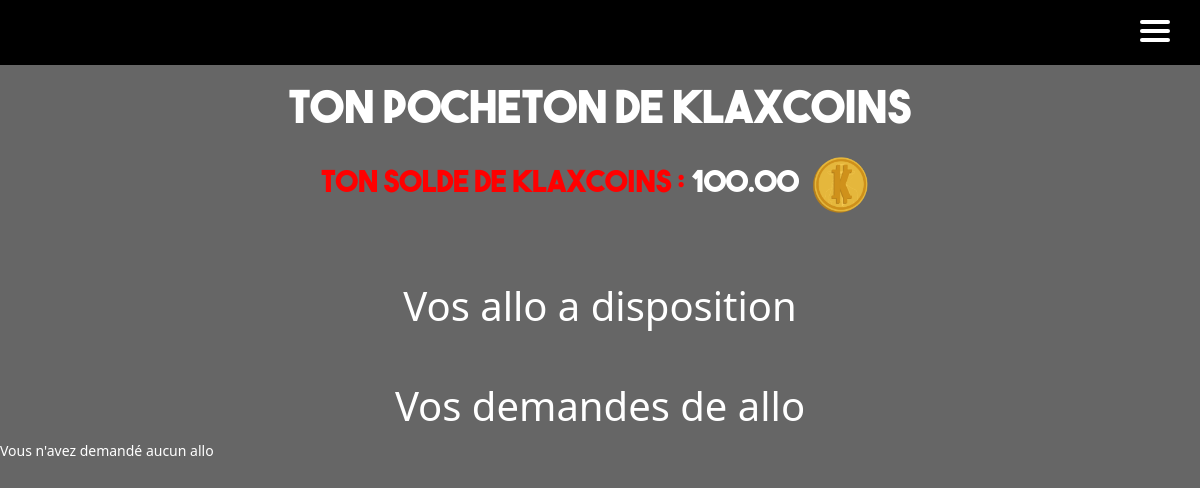
Page /home_allos/myAllos/ (signed in) on the earlier database version.
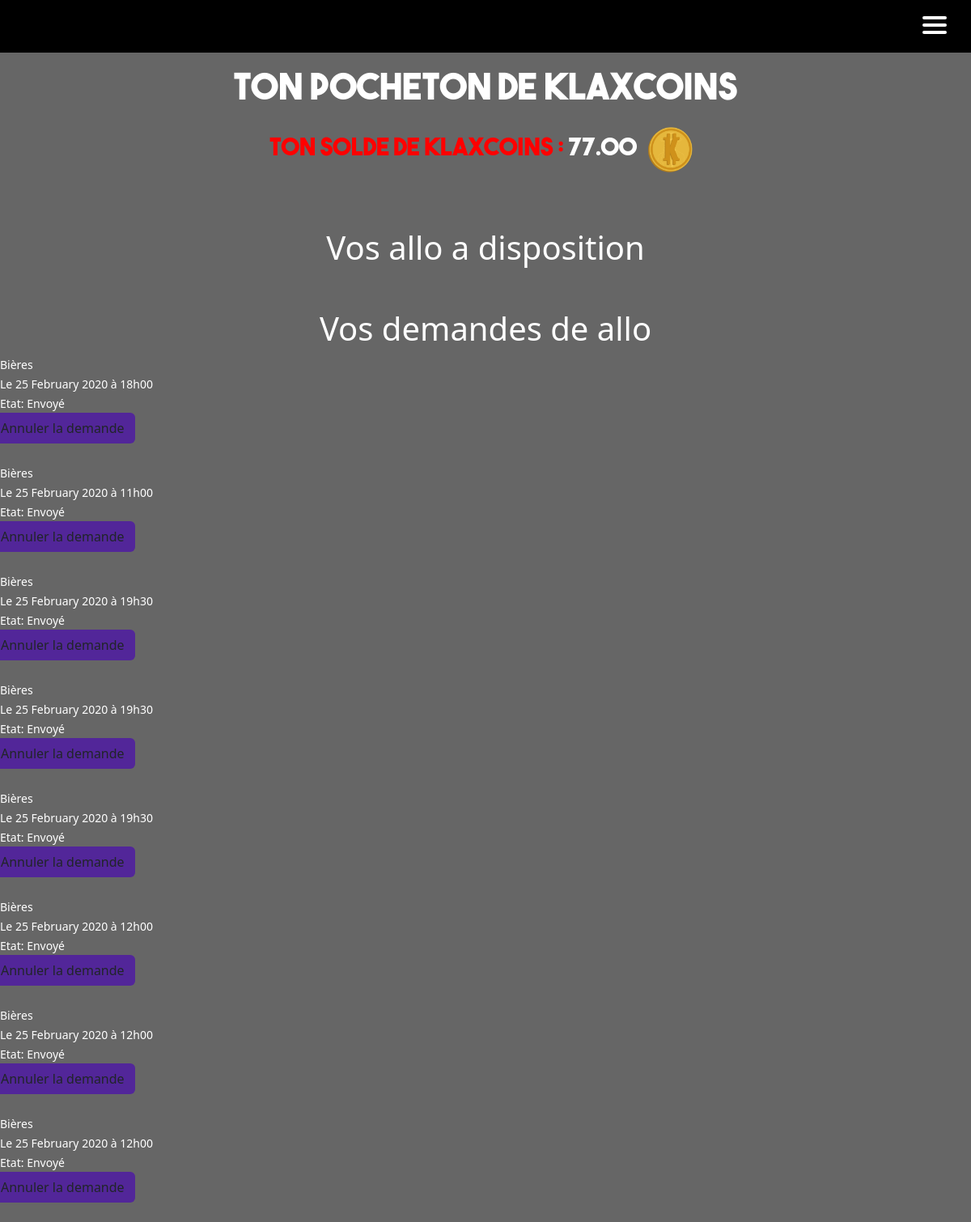
Same page on the later database version.
### main_app/models.py (models this page shows)
class User(AbstractUser):
    id = models.AutoField(primary_key=True, unique=True)
    first_name = models.CharField(max_length=30)
    last_name = models.CharField(max_length=30)
    username = models.CharField(max_length=20, unique=True)
    email = models.EmailField(unique=True)
    SECTOR = (
        ('INFO', 'Informatique'),
        ('PHOT', 'Photonique'),
        ('SNUM', 'Systèmes numériques'),
        ('IMR', 'IMR')
    )
    sector = models.CharField(max_length=4, choices=SECTOR, blank=True, help_text='Donne moi ta filière bro')
    created = models.DateTimeField(auto_now_add=True)
    updated = models.DateTimeField(auto_now=True)
    klax_coins = models.DecimalField(max_digits=12, decimal_places=2, default=100.00)
    USERNAME_FIELD = 'email'
    REQUIRED_FIELDS = ['username']

class AllosRegistration(models.Model):
    allo_id = models.ForeignKey('Allos', on_delete=models.CASCADE)
    user_id = models.ForeignKey('User', on_delete=models.CASCADE)
    date = models.DateTimeField(help_text='YYYY-MM-DD HH:MM:SS')
    take_over = models.BooleanField(default=False)
    made = models.BooleanField(default=False)
    staff_id = models.IntegerField(default=0)

class Allos(models.Model):
    id = models.AutoField(primary_key=True, unique=True)
    TYPE = (
        ('A', 'Bières'),
        ('B', 'Goûter'),
        ('C', 'P\'tit dej'),
        ('D', 'Ménage'),
        ('E', 'Car wash'),
        ('F', 'Le klaxeur fou'),
        ('G', 'Cuisine'),
        ('H', 'Courses')
    )
    allo_type = models.CharField(max_length=1, choices=TYPE, blank=True, help_text='Which type of allo')
    start_date = models.DateTimeField(help_text='YYYY-MM-DD HH:MM:SS')
    end_date = models.DateTimeField(help_text='YYYY-MM-DD HH:MM:SS')
    description = models.CharField(max_length=1024)
    cost = models.DecimalField(max_digits=12, decimal_places=2, default=1.00)
    visible = models.BooleanField(default=False)

### main_app/views.py (the view)
# urls.py: path("home_allos/myAllos/", views.myAllos, name="myAllos"),
def myAllos(request):
    try:
        user = User.objects.get(pk=request.user.id)
    except User.DoesNotExist:
        user = None
    if user is not None:
        counter = AllosUserCounters.objects.get(user_id_id=user.id)
        my_allos = AllosRegistration.objects.filter(user_id_id=user.id)
        all_allos = Allos.objects.filter(visible=True)
        types = []
        for allo in all_allos:
            types.append(allo.allo_type)
        return render(request, 'allos/myAllos.html', {'user': user, 'counter': counter, 'allos': my_allos, 'allos_types': types})
    else:
        messages.error(request, "Vous devez être connecté")

### templates/allos/myAllos.html (shortened to what this page needs)
{% extends 'main.html' %}
{% block content %}
{% load bootstrap5 %}
{% load static %}
{% bootstrap_css %}
{% include 'nav.html' %}
{% if user %}
    <div class="container-fluid" id="betklax-pages">
        <h2>Ton pocheton de klaxcoins</h2>
          {% if user.klax_coins > 0 %}
              <div>
                  <p><span>Ton solde de Klaxcoins : </span>{{ user.klax_coins }} <img class="img-fluid" height="75" width="75" src="{% static 'klax_or.png' %}" alt=""/></p>
              </div>
          {% else %}
              <div>
                <p><span>Time to soudoyer</span> car là tu n'as aucun <img class="img-fluid" height="75" width="75" src="{% static 'klax_or.png' %}" alt=""/> à parier</p>
              </div>
          {% endif %}
    </div>
    <br>
    <h1 style="text-align: center; margin-top:20px">Vos allo a disposition</h1>
    <br>
    <h1 style="text-align: center; margin-top:20px">Vos demandes de allo</h1>
    {% if allos %}
        {% for allo in allos %}
            <small>{{ allo.allo_id.get_allo_type_display }}</small> <br>
            <small>Le {{allo.date | date:"d"}} {{allo.date  | date:"F"}} {{allo.date  | date:"o"}} à {{allo.date | date:"H"}}h{{allo.date | date:"i"}}</small> <br>
            {% if allo.take_over %}
                {% if allo.made %}
                    <small>Etat: Réalisé</small> <br>
                {% else %}
                    <small>Etat: Pris en charge</small> <br>
                {% endif %}
            {% else %}
                <small>Etat: Envoyé</small> <br>
                <a class="row btn" style="background-color: #522699" href="{% url "removeAllo" id_allo=allo.id %}" value="removeAllo{{ allo.id }}">
                    Annuler la demande
                </a> <br>
            {% endif %}
            <br>
        {% endfor %}
    {% else %}
        <small>Vous n'avez demandé aucun allo</small> <br>
    {% endif %}
{% endif %}
{% endblock %}

### templates/main.html (shortened to what this page needs)
<!DOCTYPE html>
{% load static %}
{% load bootstrap5 %}
<html>
{% bootstrap_css %}
<head>
    <link rel="stylesheet" href="{% static 'styles/style.css' %}" />
</head>
<body>
    {% block content %}
    {% endblock %}
</body>
</html>

### templates/nav.html (shortened to what this page needs)
{% extends 'main.html' %}
{% load static %}
{% block content %}
<nav class="nav">
  <div class="container">
      <span class="navTrigger">
          <i></i>
          <i></i>
          <i></i>
      </span>
  </div>
</nav>
{% endblock %}

### static/styles/style.css (style rules this page uses)
body { background-color: #666666; color: white; }
* { cursor:url(https://i.ibb.co/2Whsx1h/klaxicon-5.png) 25 15, auto; }
#betklax-pages { font-family: 'Bolf', Arial, sans-serif; font-weight:normal; font-style:normal; margin-top: 20px; }
#betklax-pages h2 { font-size: 45px; text-align: center; }
#betklax-pages p { font-size: 30px; text-align: center; }
#betklax-pages span { color: red; }
.nav { width: 100%; height: 65px; position: relative; line-height: 65px; text-align: center; font-family: 'Corleone', Arial, sans-serif; font-weight:normal; font-style:normal; background-color: #000000; }
.navTrigger { display: none; }
.nav { -webkit-transition: all 0.4s ease; transition: all 0.4s ease; }
@media screen and (max-width:1400px) { .navTrigger { display: block; } }
.navTrigger { cursor: pointer; width: 30px; height: 25px; margin: auto; position: absolute; right: 30px; top: 0; bottom: 0; }
.navTrigger i { background-color: #FFF; border-radius: 2px; content: ''; display: block; width: 100%; height: 4px; }
.navTrigger i:nth-child(1) { -webkit-animation: outT 0.8s backwards; animation: outT 0.8s backwards; -webkit-animation-direction: reverse; animation-direction: reverse; }
.navTrigger i:nth-child(2) { margin: 5px 0; -webkit-animation: outM 0.8s backwards; animation: outM 0.8s backwards; -webkit-animation-direction: reverse; animation-direction: reverse; }
.navTrigger i:nth-child(3) { -webkit-animation: outBtm 0.8s backwards; animation: outBtm 0.8s backwards; -webkit-animation-direction: reverse; animation-direction: reverse; }
a, a:hover, a:focus, a:active { text-decoration: none; color: inherit; }

Differences in the rows shown:
changed User: klax_coins "100.00" → "77.00"
added AllosRegistration: allo_id.allo_type "Bières", date "25", date "February", date "2020", date "18", date "00"
added AllosRegistration: allo_id.allo_type "Bières", date "25", date "February", date "2020", date "11", date "00"
added AllosRegistration: allo_id.allo_type "Bières", date "25", date "February", date "2020", date "19", date "30"
added AllosRegistration: allo_id.allo_type "Bières", date "25", date "February", date "2020", date "19", date "30"
added AllosRegistration: allo_id.allo_type "Bières", date "25", date "February", date "2020", date "19", date "30"
added AllosRegistration: allo_id.allo_type "Bières", date "25", date "February", date "2020", date "12", date "00"
added AllosRegistration: allo_id.allo_type "Bières", date "25", date "February", date "2020", date "12", date "00"
added AllosRegistration: allo_id.allo_type "Bières", date "25", date "February", date "2020", date "12", date "00"
Other differences:
text no longer shown: "Vous n'avez demandé aucun allo"
